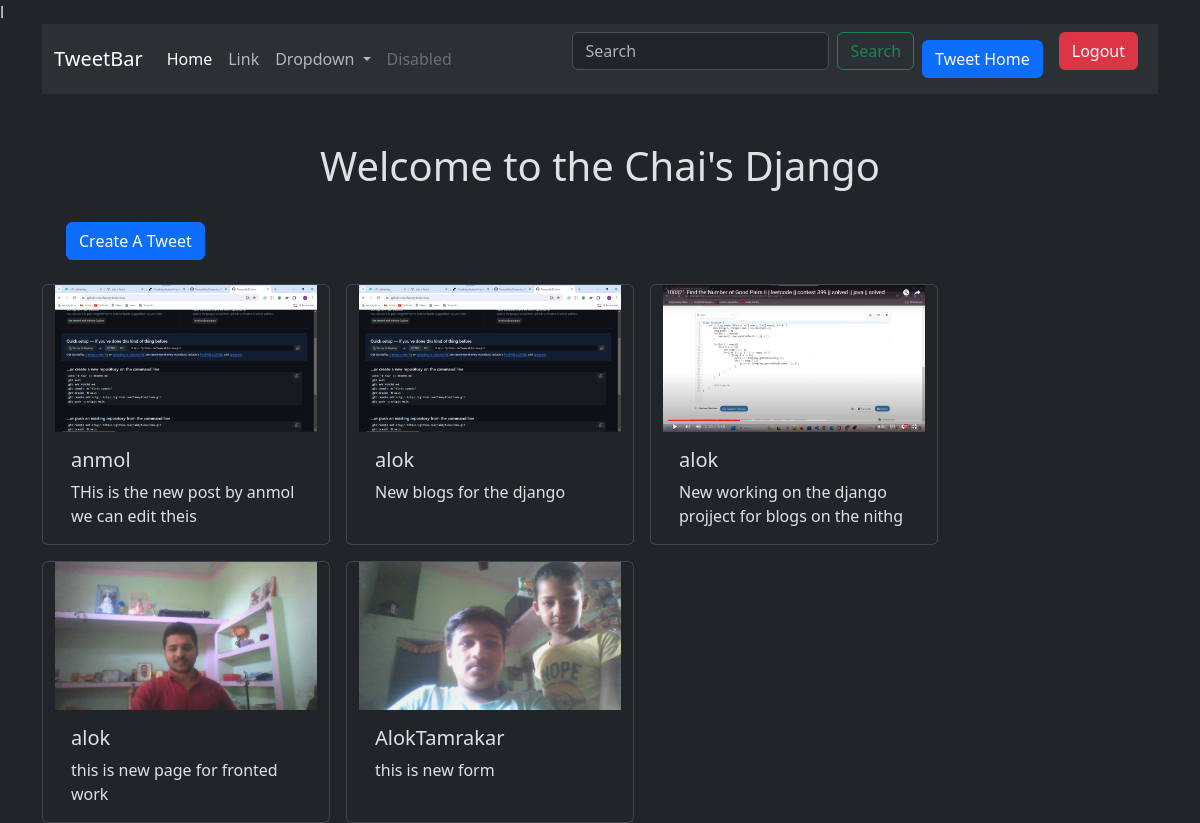
The page /tweet/ (signed in) on the database its author committed.
### tweet/models.py (models this page shows)
class Tweet(models.Model):
    user = models.ForeignKey(User,on_delete=models.CASCADE)
    text = models .TextField(max_length=240)
    photo = models.ImageField(upload_to='photos/',blank=True,null=True)
    created_at = models.DateTimeField(auto_now_add=True)
    updated_at = models.DateTimeField(auto_now=True)

### tweet/views.py (the view)
# urls.py: path('', views.tweet_list,name='tweet_list'),
def tweet_list(request):
    tweets = Tweet.objects.all().order_by('-created_at')
    return render(request,'tweet_list.html',{'tweets':tweets})

### tweet/templates/tweet_list.html (shortened to what this page needs)
{% extends "layout.html" %}
{% block content %}
<h1 class = 'mt-5 text-center'>  Welcome to the Chai's Django</h1>
<a href="{%  url  'tweet_create'  %}" class=" m-4 btn btn-primary ">Create A Tweet </a>
<div class="container row gap-3">
    {% for tweet in tweets %}
    <div class="card" style="width: 18rem;">
        <img class="" src="{{ tweet.photo.url }}" alt="Card image cap">
        <div class="card-body">
          <h5 class="card-title">{{tweet.user.username}}</h5>
          <p class="card-text">{{tweet.text}}</p>
        </div>
      </div>
    {% endfor %}
</div>
{% endblock %}

### rows shown on the page
Tweet: photo (picture), user.username "anmol", text "THis is the new post by anmol we can edit theis"
Tweet: photo (picture), user.username "alok", text "New blogs for the django"
Tweet: photo (picture), user.username "alok", text "New working on the django projject for blogs on the nithg"
Tweet: photo (picture), user.username "alok", text "this is new page for fronted work"
Tweet: photo (picture), user.username "AlokTamrakar", text "this is new form"
